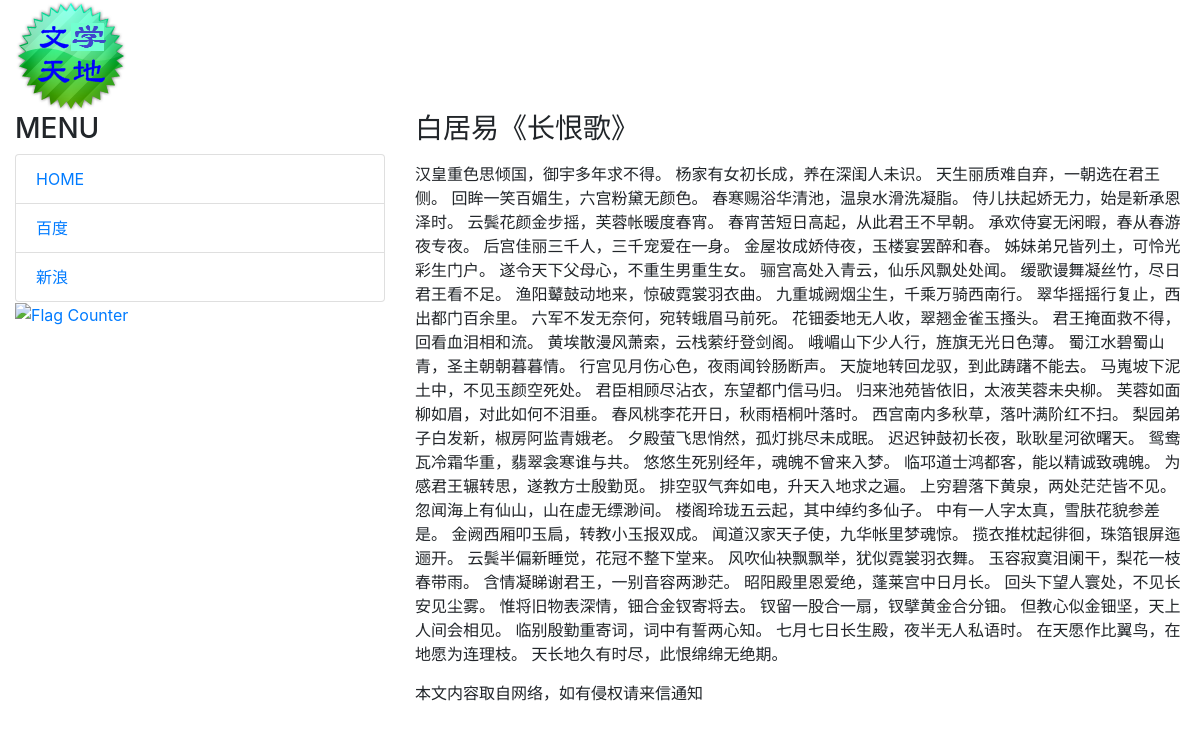
/post/baijuyi01, run on the app's committed database.
### mainsite/models.py (models this page shows, shortened)
class Post(models.Model):
    title = models.CharField(max_length=200)
    slug = models.CharField(max_length=200)
    body = models.TextField()
    pub_date= models.DateTimeField(default=timezone.now)
    class Meta:
        ordering = ('-pub_date',)

### mainsite/views.py (the view)
# urls.py: path('post/<slug:slug>', showpost),
def showpost(request, slug):
    template = get_template('post.html')
    try:
        post = Post.objects.get(slug=slug)
        if post != None:
            html = template.render(locals())
            return HttpResponse(html)
    except:
        return redirect('/')

### templates/post.html (shortened to what this page needs)
{% extends 'base.html' %}
{% load markdown_deux_tags %}
{% block headmessage %}
    <h3 style="font-family: 'Arial Black'">{{ post.title }}</h3>
{% endblock %}
{% block content %}
    <p style="font-family: 'Arial Black';font-size: 12pt;letter-spacing: 2pt;">
        {{ post.body | markdown}}
    </p>
{% endblock %}

### templates/base.html (shortened to what this page needs)
<!DOCTYPE html>
<html lang="en">
<head>
<link rel="stylesheet" href="https://maxcdn.bootstrapcdn.com/bootstrap/4.0.0-beta.2/css/bootstrap.min.css">
</head>
<body>
    <div class="container-fluid">
        {% include 'header.html' %}
        <div class="row">
        <div class="col-sm-4 col-md-4">
        <div class="panel panel-default">
            <div class="panel-heading">
                <h3>
                    MENU
                </h3>
            </div>
            <div class="panel-body">
                <div class="list-group">
                    <a href="/" class="list-group-item">HOME</a>
                    <a href="http://baidu.com" class="list-group-item">百度</a>
                    <a href="http://sina.com" class="list-group-item">新浪</a>
                </div>
            </div>
            <a href="https://info.flagcounter.com/xgSN"><img src="https://s11.flagcounter.com/count2/xgSN/bg_FFFFFF/txt_000000/border_CCCCCC/columns_2/maxflags_10/viewers_0/labels_0/pageviews_0/flags_0/percent_0/" alt="Flag Counter" border="0"></a>
        </div>
        </div>
        <div class="col-sm-8 col-md-8">
        <div class="panel panel-default">
            <div class="panel-heading">
                {% block headmessage %}    {% endblock %}
            </div>
            <div class="panel-body">
                {% block content %}    {% endblock %}
            </div>
            <div class="panel-footer">
                {% include 'footer.html' %}
            </div>
        </div>
        </div>
        </div>
    </div>
</body>
</html>

### templates/header.html
{% load staticfiles %}
<div class="well">
    <img src="{% static "images/logo.png" %}">
</div>

### templates/footer.html
{% block footer %}
    {% if now %}
        <p style="font-family: 'Arial Black';">现在时刻：{{ now }}</p>
    {% else %}
        <p style="font-family: 'Arial Black';">本文内容取自网络，如有侵权请来信通知</p>
    {% endif %}
{% endblock %}

### data on the page
Post: title "白居易《长恨歌》", body "汉皇重色思倾国，御宇多年求不得。 杨家有女初长成，养在深闺人未识。 天生丽质难自弃，一朝选在君王侧。 回眸一笑百媚生，六宫粉黛无颜色。 春寒赐浴华清池，温泉水滑洗凝脂。 侍儿扶起娇无力，始是新承恩泽时。 云鬓花颜金步摇，芙蓉帐暖度春宵。 春宵苦短日高起，从此君王不早朝。 承欢侍宴无闲暇，春从春游夜专夜。 后宫佳丽三千人，三千宠爱在一身。 金屋妆成娇侍夜，玉楼宴罢醉和春。 姊妹弟兄皆列土，可怜光彩生门户。 遂令天下父母心，不重生男重生女。 骊宫高处入青云，仙乐风飘处处闻。 缓歌谩舞凝丝竹，尽日君王看不足。 渔阳鼙鼓动地来，惊破霓裳羽衣曲。 九重城阙烟尘生，千乘万骑西南行。 翠华摇摇行复止，西出都门百余里。 六军不发无奈何，宛转蛾眉马前死。 花钿委地无人收，翠翘金雀玉搔头。 君王掩面救不得，回看血泪相和流。 黄埃散漫风萧索，云栈萦纡登剑阁。 峨嵋山下少人行，旌旗无光日色薄。 蜀江水碧蜀山青，圣主朝朝暮暮情。 行宫见月伤心色，夜雨闻铃肠断声。 天旋地转回龙驭，到此踌躇不能去。 马嵬坡下泥土中，不见玉颜空死处。 君臣相顾尽沾衣，东望都门信马归。 归来池苑皆依旧，太液芙蓉未央柳。 芙蓉如面柳如眉，对此如何不泪垂。 春风桃李花开日，秋雨梧桐叶落时。 西宫南内多秋草，落叶满阶红不扫。 梨园弟子白发新，椒房阿监青娥老。 夕殿萤飞思悄然，孤灯挑尽未成眠。 迟迟钟鼓初长夜，耿耿星河欲曙天。 鸳鸯瓦冷霜华重，翡翠衾寒谁与共。 悠悠生死别经年，魂魄不曾来入梦。 临邛道士鸿都客，能以精诚致魂魄。 为感君王辗转思，遂教方士殷勤觅。 排空驭气奔如电，升天入地求之遍。 上穷碧落下黄泉，两处茫茫皆不见。…"
